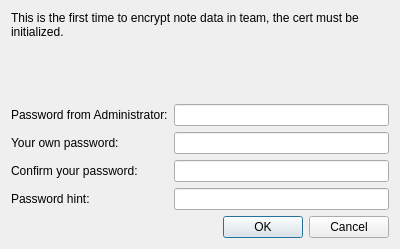
<?xml version="1.0" encoding="UTF-8"?>
<ui version="4.0">
 <class>WizInitBizCertDialog</class>
 <widget class="QDialog" name="WizInitBizCertDialog">
  <property name="geometry">
   <rect>
    <x>0</x>
    <y>0</y>
    <width>400</width>
    <height>249</height>
   </rect>
  </property>
  <property name="windowTitle">
   <string>Dialog</string>
  </property>
  <layout class="QVBoxLayout" name="verticalLayout_2">
   <item>
    <layout class="QVBoxLayout" name="verticalLayout_3">
     <item>
      <widget class="QLabel" name="label_5">
       <property name="text">
        <string>This is the first time to encrypt note data in team, the cert must be initialized.</string>
       </property>
       <property name="wordWrap">
        <bool>true</bool>
       </property>
      </widget>
     </item>
     <item>
      <spacer name="verticalSpacer">
       <property name="orientation">
        <enum>Qt::Vertical</enum>
       </property>
       <property name="sizeHint" stdset="0">
        <size>
         <width>20</width>
         <height>40</height>
        </size>
       </property>
      </spacer>
     </item>
     <item>
      <layout class="QFormLayout" name="formLayout">
       <item row="0" column="0">
        <widget class="QLabel" name="label">
         <property name="text">
          <string>Password from Administrator:</string>
         </property>
        </widget>
       </item>
       <item row="0" column="1">
        <widget class="QLineEdit" name="editAdminPassword">
         <property name="inputMask">
          <string/>
         </property>
         <property name="echoMode">
          <enum>QLineEdit::Password</enum>
         </property>
        </widget>
       </item>
       <item row="1" column="0">
        <widget class="QLabel" name="label_2">
         <property name="text">
          <string>Your own password:</string>
         </property>
        </widget>
       </item>
       <item row="1" column="1">
        <widget class="QLineEdit" name="editUserPassword">
         <property name="inputMask">
          <string/>
         </property>
         <property name="echoMode">
          <enum>QLineEdit::Password</enum>
         </property>
        </widget>
       </item>
       <item row="2" column="0">
        <widget class="QLabel" name="label_3">
         <property name="text">
          <string>Confirm your password:</string>
         </property>
        </widget>
       </item>
       <item row="2" column="1">
        <widget class="QLineEdit" name="editUserPassword2">
         <property name="inputMask">
          <string/>
         </property>
         <property name="echoMode">
          <enum>QLineEdit::Password</enum>
         </property>
        </widget>
       </item>
       <item row="3" column="0">
        <widget class="QLabel" name="label_4">
         <property name="text">
          <string>Password hint:</string>
         </property>
        </widget>
       </item>
       <item row="3" column="1">
        <widget class="QLineEdit" name="editPasswordHint">
         <property name="inputMask">
          <string/>
         </property>
        </widget>
       </item>
      </layout>
     </item>
    </layout>
   </item>
   <item>
    <widget class="QDialogButtonBox" name="buttonBox">
     <property name="orientation">
      <enum>Qt::Horizontal</enum>
     </property>
     <property name="standardButtons">
      <set>QDialogButtonBox::Cancel|QDialogButtonBox::Ok</set>
     </property>
    </widget>
   </item>
  </layout>
 </widget>
 <resources/>
 <connections>
  <connection>
   <sender>buttonBox</sender>
   <signal>accepted()</signal>
   <receiver>InitBizCertDialog</receiver>
   <slot>accept()</slot>
   <hints>
    <hint type="sourcelabel">
     <x>248</x>
     <y>254</y>
    </hint>
    <hint type="destinationlabel">
     <x>157</x>
     <y>274</y>
    </hint>
   </hints>
  </connection>
  <connection>
   <sender>buttonBox</sender>
   <signal>rejected()</signal>
   <receiver>InitBizCertDialog</receiver>
   <slot>reject()</slot>
   <hints>
    <hint type="sourcelabel">
     <x>316</x>
     <y>260</y>
    </hint>
    <hint type="destinationlabel">
     <x>286</x>
     <y>274</y>
    </hint>
   </hints>
  </connection>
 </connections>
</ui>
